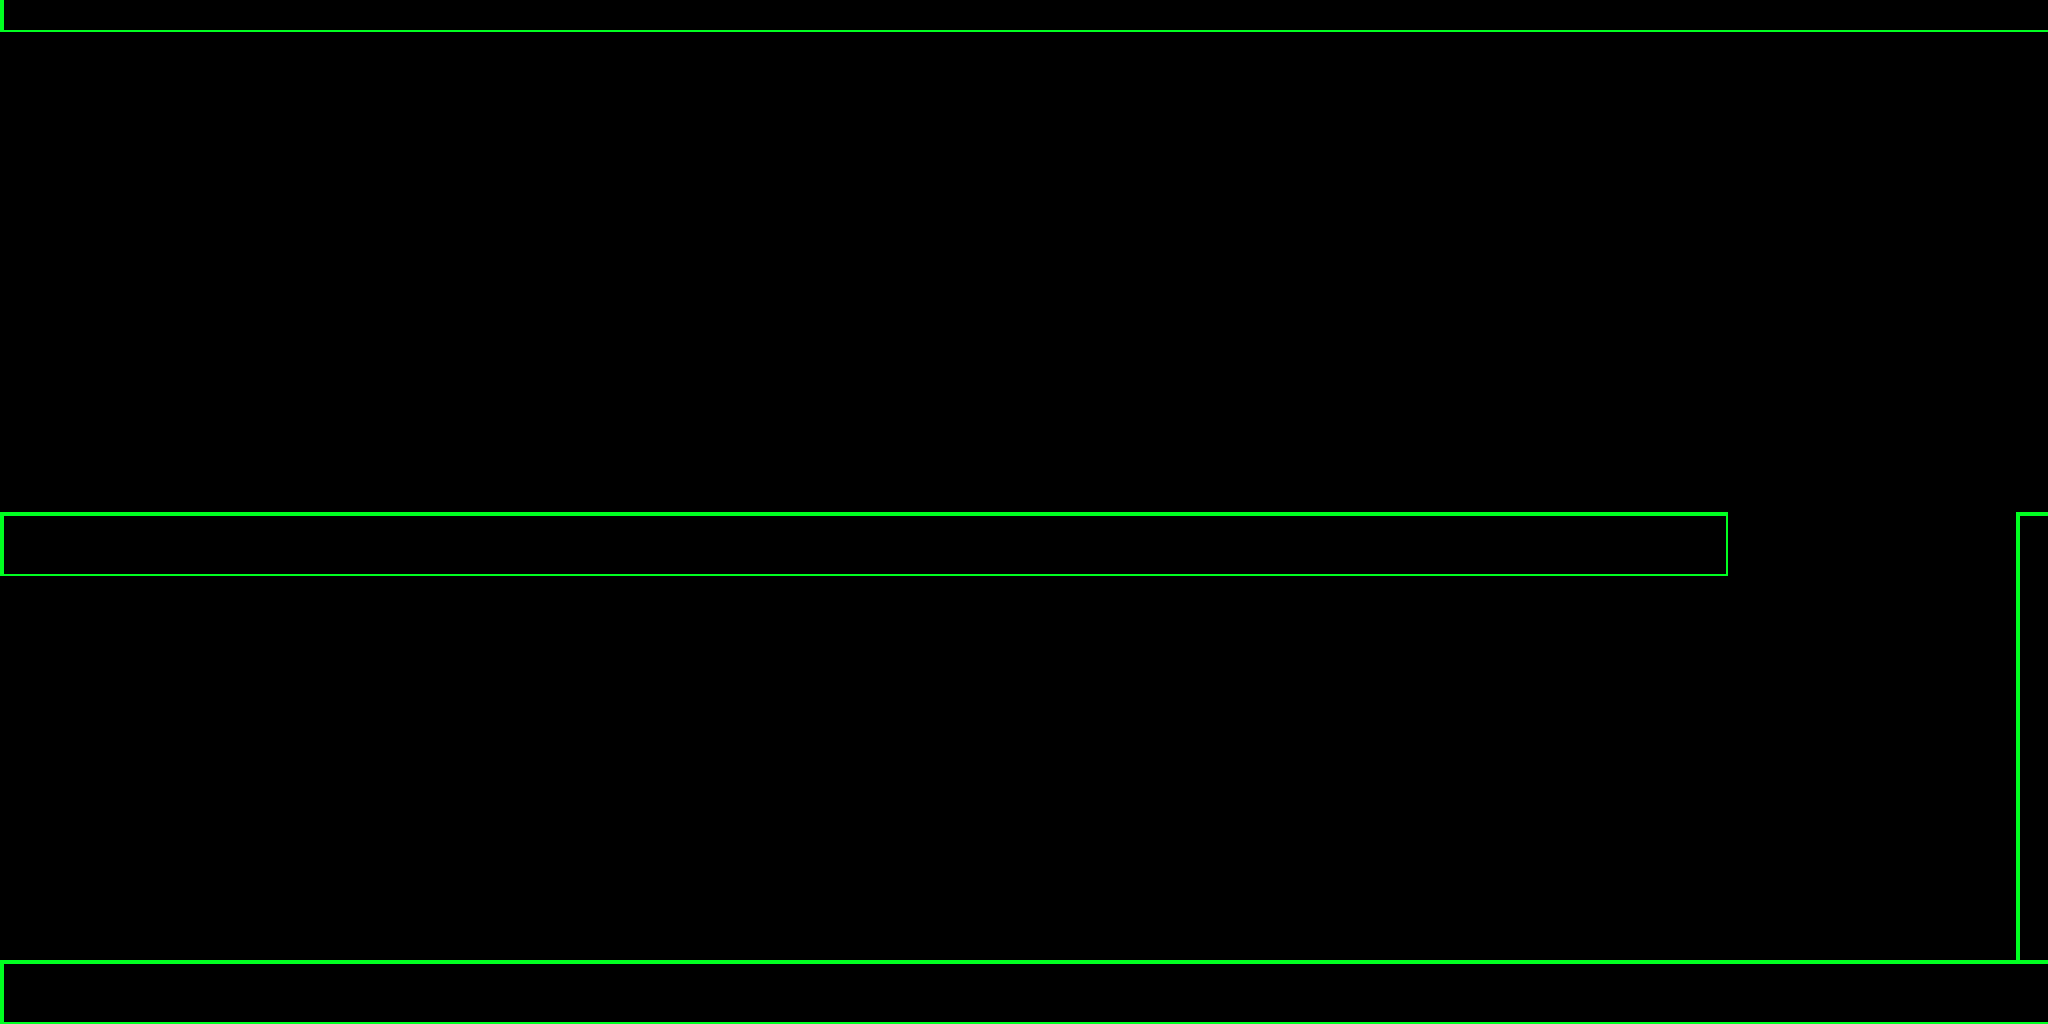

The image is a tile-based game level rendered from a .tmx file. Its description and source (layers, tilesets, objects; grid data summarised) follow:
An orthogonal 64x32 tile map with 32x32 px tiles, 1 tile layer (Tile Layer 1), 1 hidden layer not drawn and 1 object (SpawnPoint).

<map version="1.0" orientation="orthogonal" width="64" height="32" tilewidth="32" tileheight="32">
 <tileset firstgid="1" name="tiles" tilewidth="32" tileheight="32" spacing="2">
  <image source="tiles.png" width="512" height="64" />
 </tileset>
 <layer name="Tile Layer 1" width="64" height="32">
  <data>[2048 cells, 314 non-empty, 7 distinct tile ids]</data>
 </layer>
 <objectgroup name="Objects" width="64" height="32">
  <object name="SpawnPoint" x="32" y="288" width="32" height="32" />
 </objectgroup>
 <layer name="Meta" width="64" height="32" visible="0">
  <properties>
   <property name="Collidable" value="True" />
  </properties>
  <data>[2048 cells, 314 non-empty, 1 distinct tile ids]</data>
 </layer>
</map>